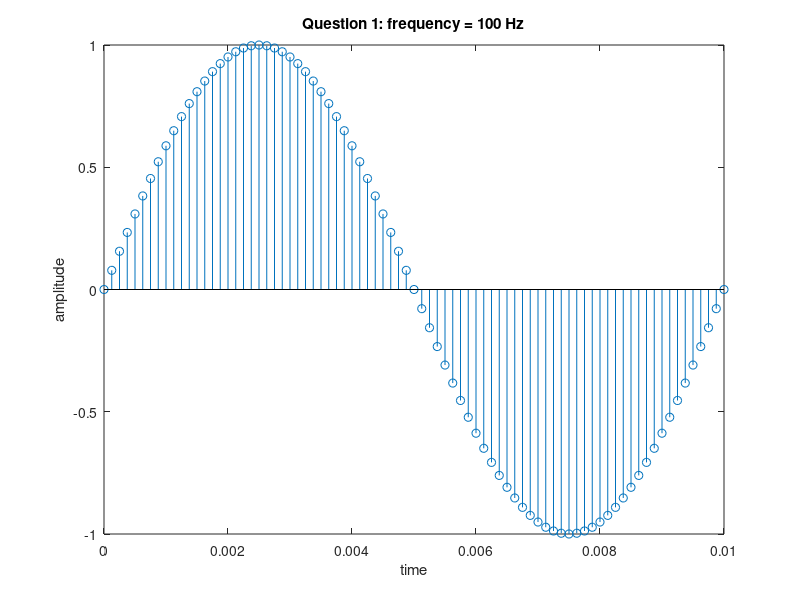
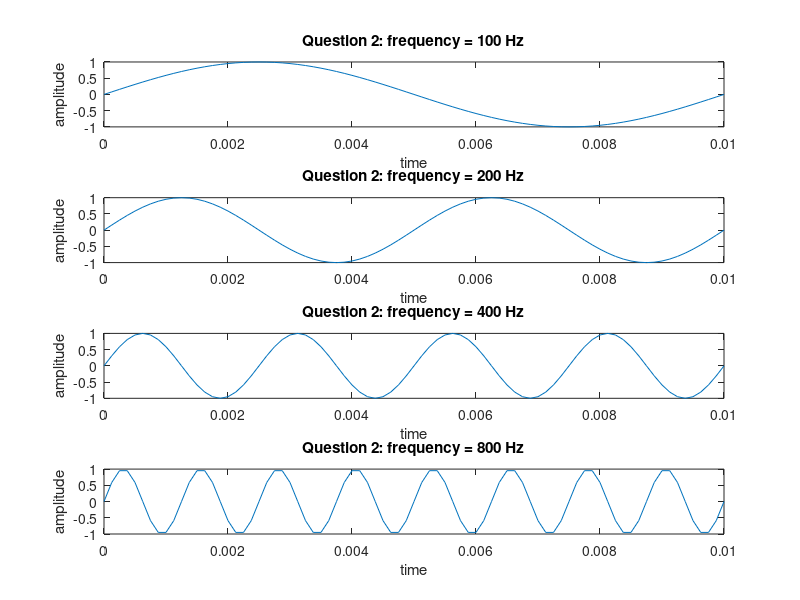
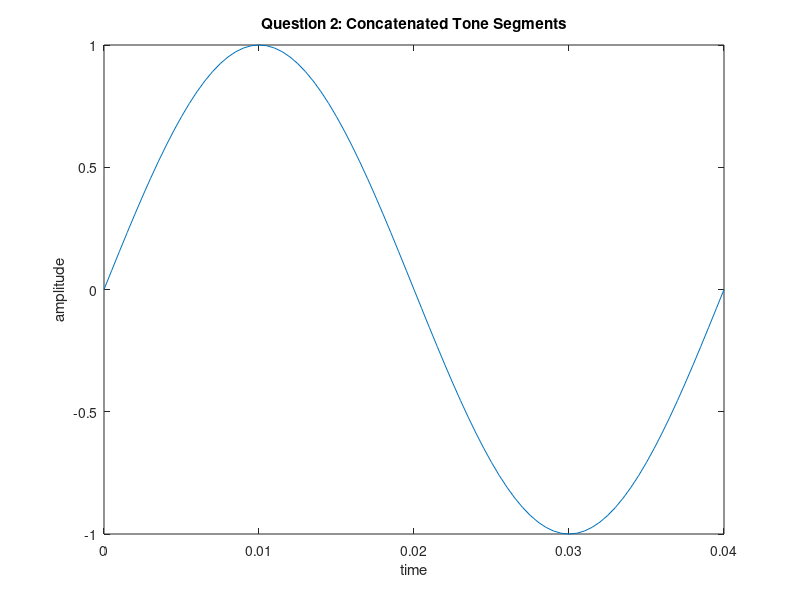

Write the MATLAB code that produced these figures, in order. (Note: this script raises an error after producing the figures.)
% Aliasing in the Telephone System

% Part 1
f = 100;  % Do a plot of sampled sinusoid with frequency f = 100 Hz    
fs = 8000;  % Sampling frequency and interval
Ts = 1 / fs;    

tfinalplot = 10e-3;     % Set time duration of plot, i.e., 10 msec
nplot = 0:Ts:tfinalplot;    % Make the time vector for the plot
xnT = sin(2*pi*f*nplot);    % Sample the sinusoid.
stem(nplot, xnT); xlabel('time'); ylabel('amplitude'); % Make the plot
title('Question 1: frequency = 100 Hz');
% print -djpg graph1.jpg  % Uncomment/edit this next line to save the graph.

% % Part 2
f = 100;    % Use sinusoid frequency f = 100 Hz
fs = 8000;  % Sampling frequency and interval
Ts = 1/fs;
tfinalplot = 10e-3;     % Set time duration of plot, i.e., 10 msec
nplot = 0:Ts:tfinalplot;    % Make the time vector for the plot

% Make the time vector for replayed sound spurt
tfinal = 2; % Play the spurt for 2 seconds
nsound = 0:Ts:tfinal;

xnT1 = sin(2*pi*f*nsound); % Sample the sinusoid
figure;
subplot(4, 1, 1);
plot(nplot, xnT1(1:length(nplot))); xlabel('time'); ylabel('amplitude'); % Make the plot
title('Question 2: frequency = 100 Hz');

f = 200;
xnT2 = sin(2*pi*f*nsound);
subplot(4, 1, 2);
plot(nplot, xnT2(1:length(nplot))); xlabel('time'); ylabel('amplitude');% Make the plot
title('Question 2: frequency = 200 Hz');
 
f = 400;
xnT3 = sin(2*pi*f*nsound);
subplot(4, 1, 3);
plot(nplot, xnT3(1:length(nplot))); xlabel('time'); ylabel('amplitude');% Make the plot
title('Question 2: frequency = 400 Hz');

f = 800;
xnT4 = sin(2*pi*f*nsound);
subplot(4, 1, 4);
plot(nplot, xnT4(1:length(nplot))); xlabel('time'); ylabel('amplitude');% Make the plot
title('Question 2: frequency = 800 Hz');

xnTfinal = [xnT1, xnT2, xnT3, xnT4];
figure;
plot(4*nplot, xnTfinal(1:length(4*nplot))); xlabel('time'); ylabel('amplitude');
title('Question 2: Concatenated Tone Segments');

wavwrite(xnTfinal, fs, 8, '...'); % Save xnT2 as a wav sound file, soundfile.wav
% Print -djpg graph2.jpg % Uncomment/edit this next line to save the graph.

% Part 3
f = 7200;
xnT5 = sin(2*pi*f*nsound);
figure;
subplot(4, 1, 1);
plot(nplot, xnT5(1:length(nplot))); xlabel('time'); ylabel('amplitude'); ; % Make the plot
title('Question 3: frequency = 7200 Hz');

f = 7600;
xnT6 = sin(2*pi*f*nsound);
subplot(4, 1, 2);
plot(nplot, xnT6(1:length(nplot))); xlabel('time'); ylabel('amplitude'); % Make the plot
title('Question 3: frequency = 7600 Hz');

f = 7800;
xnT7 = sin(2*pi*f*nsound);
subplot(4, 1, 3);
plot(nplot, xnT7(1:length(nplot))); xlabel('time'); ylabel('amplitude'); % Make the plot
title('Question 3: frequency = 7800 Hz');

f = 7900;
xnT8 = sin(2*pi*f*nsound);
subplot(4, 1, 4);
plot(nplot, xnT8(1:length(nplot))); xlabel('time'); ylabel('amplitude'); % Make the plot
title('Question 3: frequency = 7900 Hz');

xnTfinal2 = [xnT5, xnT6, xnT7, xnT8];
figure;
plot(4 * nplot, xnTfinal2(1:length(4 * nplot))); xlabel('time'); ylabel('amplitude');
title('Question 3: Concatenated tone segments');

wavwrite(xnTfinal2, fs, 8, '...'); % Save xnT2 as a wav sound file, soundfile.wav
% Print -djpg graph2.jpg % Uncomment/edit this next line to save the graph.

% Alising of a Frequency Chirp Signal

% Part 1

f1 = 100;
mu = 2000;
fs = 32000; % Sampling frequency and interval
Ts = 1/fs;

tfinalplot = 8;
nplot = 0:Ts:8;

tfinal = 8; % Play the spurt for 2 seconds
nsound = 0:Ts:tfinal;

ct = cos(pi* mu *(nsound .^2) + 2*pi*f1*nsound);    %sampling the graph
figure;
plot(nplot(1:2000), ct(1:length(nplot(1:2000)))); xlabel('time'); ylabel('amplitude');  %making the plot
title('Chirp Signal sampling frequency = 32 kHz');
wavwrite(ct, fs, 8, '...'); % Save xnT2 as a wav sound file, soundfile.wav

% Part 2

fs = 16000;
Ts = 1/fs;
tfinalplot = 8;
nplot = 0:Ts:tfinalplot;

tfinal = 8; % Play the spurt for 2 seconds
nsound = 0:Ts:tfinal;

ct2 = cos(pi* mu *(nsound .^2) + 2*pi*f1*nsound);    %sampling the graph
% figure;
% plot(nplot(1:2000), ct2(1:length(nplot(1:2000)))); xlabel('time'); ylabel('amplitude');   %making the plot
title('Chirp Signal sampling frequency = 16 kHz');
wavwrite(ct2, fs, 8, '...'); % Save xnT2 as a wav sound file, soundfile.wav

fs = 8000;
Ts = 1/fs;
tfinalplot = 8;
nplot = 0:Ts:tfinalplot;

tfinal = 8; % Play the spurt for 2 seconds
nsound = 0:Ts:tfinal;

ct3 = cos(pi* mu *(nsound .^2) + 2*pi*f1*nsound);    %sampling the graph
% figure;
% plot(nplot(1:2000), ct3(1:length(nplot(1:2000)))); xlabel('time'); ylabel('amplitude');;  %making the plot
title('Chirp Signal sampling frequency = 8 kHz');
wavwrite(ct3, fs, 8, '...'); % Save xnT2 as a wav sound file, soundfile.wav

%extra random fun

x = zeros(1, length(ct));
k = 1;
for i = 1:length(ct)
    if (ct(1, i) > 0)
        x(1, k) = ct(1, i);
        k = k+1;
    end
end
figure;
plot(nplot(1:2000), x(1:length(nplot(1:2000))));
wavwrite(x, fs, 8, '...');
title('x');

y = zeros(1, length(ct));
m = 1;
for j = 1:length(ct)
    if (ct(1, j) < 0)
        y(1, m) = ct(1, j);
        m = m+1;
    end
end
figure;
plot(nplot(1:2000), y(1:length(nplot(1:2000))));
wavwrite(y, fs, 8, '...');
title('y');

z = zeros (1, length(ct));
m = 1;
n = 1;
for a = 1:length(ct)/2
    z(1, m) = x(1, a);
    z(1, n) = y(1, a);
    m = m+1;
    n = n+1;
end

figure;
plot(nplot(1:2000), z(1:length(nplot(1:2000))));
wavwrite(z, fs, 8, '...');
title('z');
        





